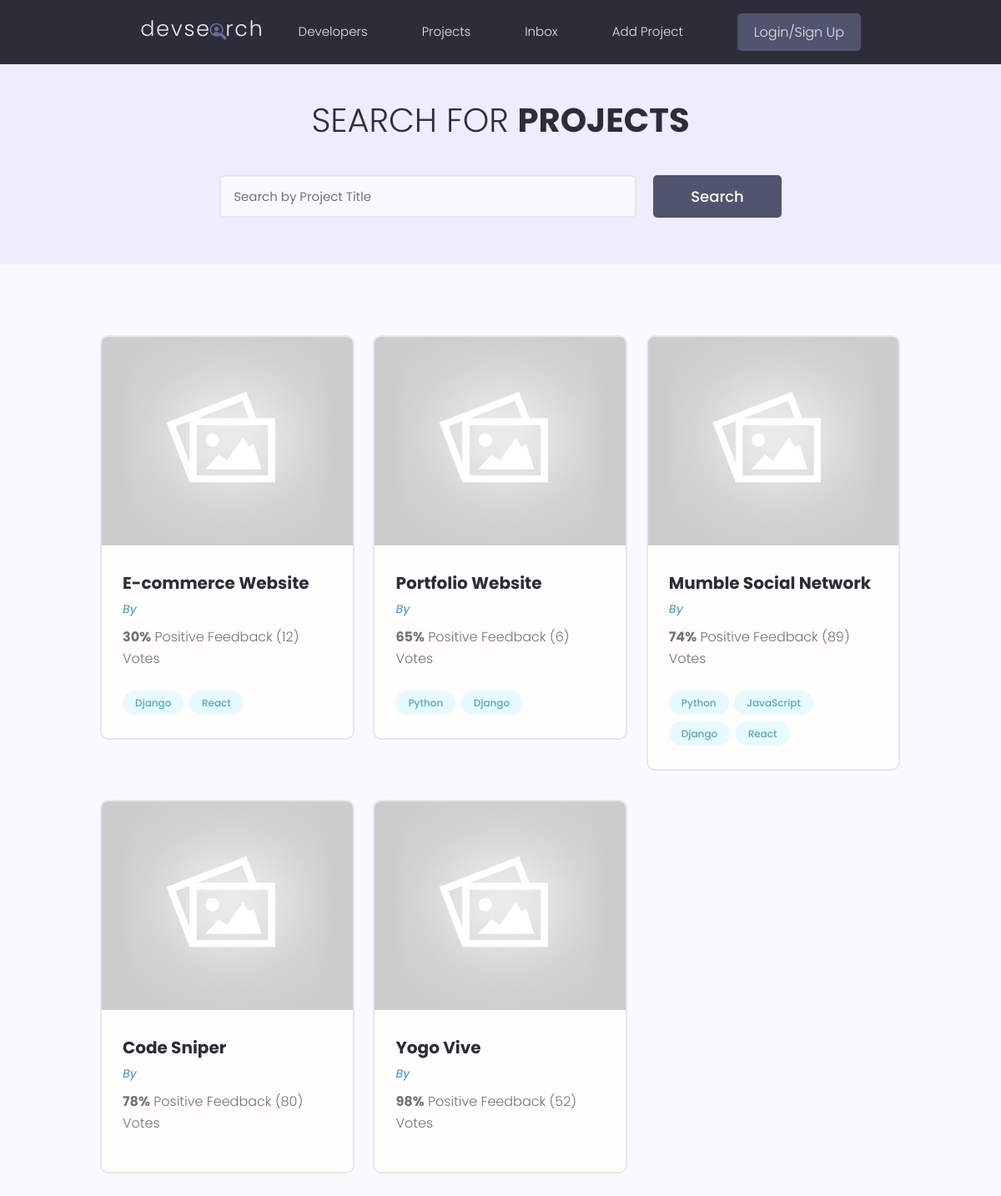
Before: /projects/ with the older database file.
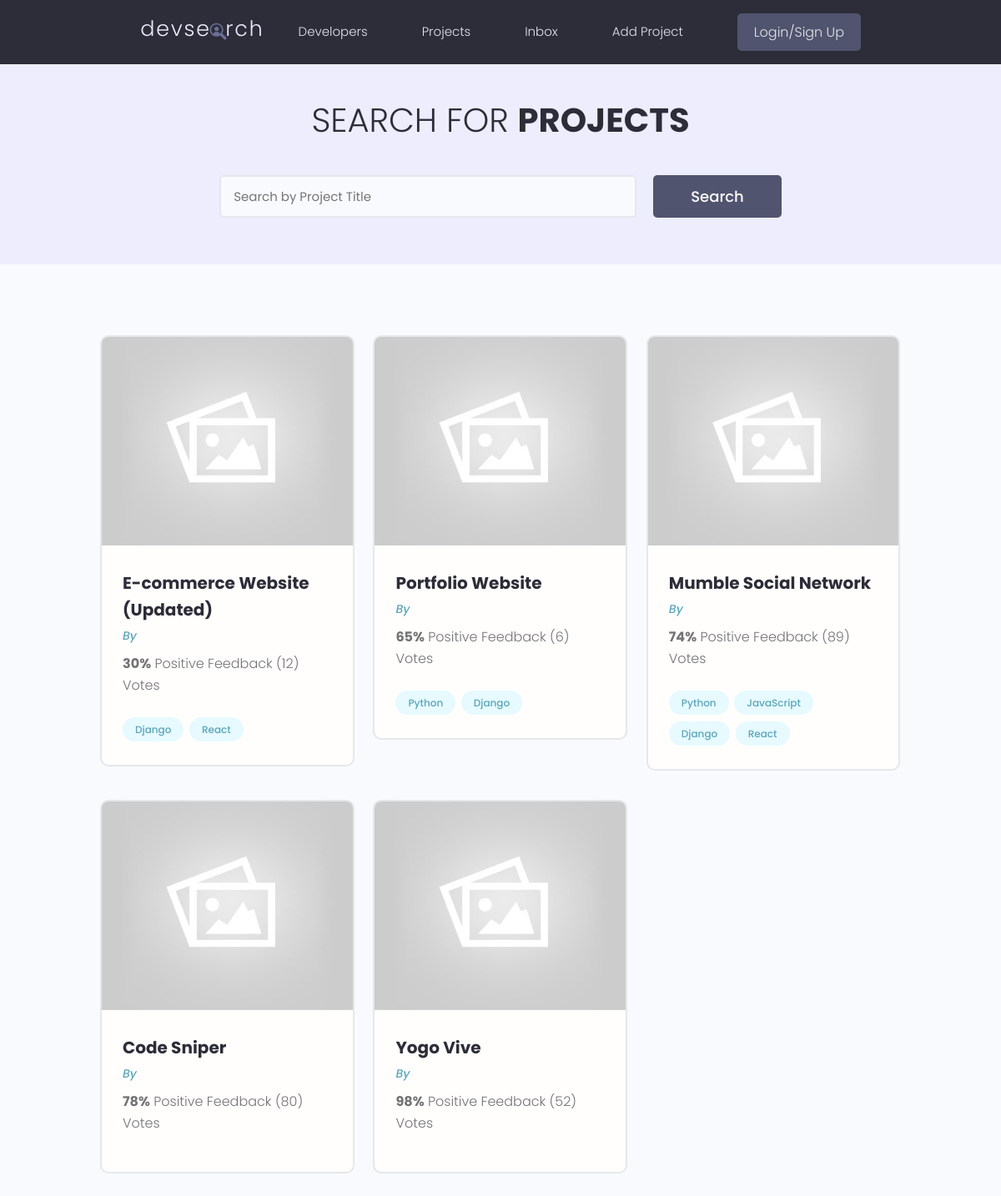
After: the same page with the newer database file.
### projects/models.py (models this page shows, shortened)
class Project(models.Model):
    owner=models.ForeignKey(Profile, null=True, blank=True, on_delete=models.SET_NULL)
    title=models.CharField(max_length=200)
    description=models.TextField(null=True, blank=True)
    featured_image=models.ImageField(null=True, blank=True, default="default.jpg")
    demo_link=models.CharField(max_length=2000, null=True, blank=True)
    source_link=models.CharField(max_length=2000, null=True, blank=True)
    tags=models.ManyToManyField('Tag', blank=True)
    vote_total=models.IntegerField(default=0, null=True, blank=True)
    vote_ratio=models.IntegerField(default=0, null=True, blank=True)
    created=models.DateTimeField(auto_now_add=True)
    id=models.UUIDField(default=uuid.uuid4, unique=True, primary_key=True, editable=False)

### projects/views.py (the view)
# urls.py: path('projects/', include('projects.urls')),
def projects(request):
    projects=Project.objects.all()
    context={'projects':projects}
    return render(request, 'projects/projects.html', context)

### projects/models.py (called while the page is built)
    def __str__(self):
        return self.name

### projects/templates/projects/projects.html (shortened to what this page needs)
{% extends 'main.html' %}
{% block content %}
<main class="projects">
    <section class="hero-section text-center">
      <div class="container container--narrow">
        <div class="hero-section__box">
          <h2>Search for <span>Projects</span></h2>
        </div>
        <div class="hero-section__search">
          <form class="form" action="#" method="get">
            <div class="form__field">
              <input class="input input--text" id="formInput#search" type="text" name="text"
                placeholder="Search by Project Title" />
            </div>
            <input class="btn btn--sub btn--lg" type="submit" value="Search" />
          </form>
        </div>
      </div>
    </section>
    <section class="projectsList">
      <div class="container">
        <div class="grid grid--three">
        {% for project in projects %}
          <div class="column">
            <div class="card project">
              <a href="{% url 'project' project.id %}" class="project">
                <img class="project__thumbnail" src="{{project.featured_image.url}}" alt="project thumbnail" />
                <div class="card__body">
                  <h3 class="project__title">{{project.title}}</h3>
                  <p><a class="project__author" href="{% url 'user-profile' project.owner.id %}">By {{project.owner.name}}</a></p>
                  <p class="project--rating">
                    <span style="font-weight: bold;">{{project.vote_ratio}}%</span> Positive
                    Feedback ({{project.vote_total}}) Vote{{project.vote_total|pluralize:"s"}}
                  </p>
                  <div class="project__tags">
                    {% for tag in project.tags.all %}
                    <span class="tag tag--pill tag--main">
                      <small>{{tag}}</small>
                    </span>
                    {% endfor %}
                  </div>
                </div>
              </a>
            </div>
          </div>
        {% endfor %}
        </div>
      </div>
    </section>
  </main>
{% endblock content %}

Changed rows visible on the page:
changed Project: title "E-commerce Website" → "E-commerce Website (Updated)"
